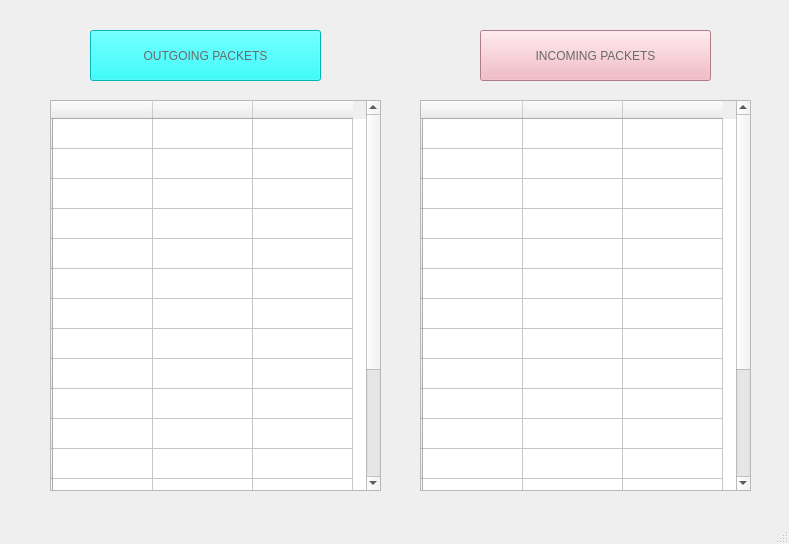
<?xml version="1.0" encoding="UTF-8"?>
<ui version="4.0">
 <class>PacketLogger</class>
 <widget class="QMainWindow" name="PacketLogger">
  <property name="geometry">
   <rect>
    <x>0</x>
    <y>0</y>
    <width>789</width>
    <height>544</height>
   </rect>
  </property>
  <property name="windowTitle">
   <string>MainWindow</string>
  </property>
  <widget class="QWidget" name="centralwidget">
   <widget class="QPushButton" name="simulation_button">
    <property name="geometry">
     <rect>
      <x>480</x>
      <y>30</y>
      <width>231</width>
      <height>51</height>
     </rect>
    </property>
    <property name="styleSheet">
     <string notr="true">background-color: rgb(242,172,185);
color: rgb(105, 105, 105);
font: 63 8pt &quot;Segoe UI Semibold&quot;;</string>
    </property>
    <property name="text">
     <string>INCOMING PACKETS</string>
    </property>
   </widget>
   <widget class="QPushButton" name="simulation_button_2">
    <property name="geometry">
     <rect>
      <x>90</x>
      <y>30</y>
      <width>231</width>
      <height>51</height>
     </rect>
    </property>
    <property name="styleSheet">
     <string notr="true">background-color: rgb(0, 255, 255);
color: rgb(105, 105, 105);
font: 63 8pt &quot;Segoe UI Semibold&quot;;</string>
    </property>
    <property name="text">
     <string>OUTGOING PACKETS</string>
    </property>
   </widget>
   <widget class="QTableWidget" name="tableWidget">
    <property name="geometry">
     <rect>
      <x>50</x>
      <y>100</y>
      <width>331</width>
      <height>391</height>
     </rect>
    </property>
    <row>
     <property name="text">
      <string/>
     </property>
    </row>
    <row>
     <property name="text">
      <string/>
     </property>
    </row>
    <row>
     <property name="text">
      <string/>
     </property>
    </row>
    <row>
     <property name="text">
      <string/>
     </property>
    </row>
    <row>
     <property name="text">
      <string/>
     </property>
    </row>
    <row>
     <property name="text">
      <string/>
     </property>
    </row>
    <row>
     <property name="text">
      <string/>
     </property>
    </row>
    <row>
     <property name="text">
      <string/>
     </property>
    </row>
    <row>
     <property name="text">
      <string/>
     </property>
    </row>
    <row>
     <property name="text">
      <string/>
     </property>
    </row>
    <row>
     <property name="text">
      <string/>
     </property>
    </row>
    <row>
     <property name="text">
      <string/>
     </property>
    </row>
    <row>
     <property name="text">
      <string/>
     </property>
    </row>
    <row>
     <property name="text">
      <string/>
     </property>
    </row>
    <row>
     <property name="text">
      <string/>
     </property>
    </row>
    <row>
     <property name="text">
      <string/>
     </property>
    </row>
    <row>
     <property name="text">
      <string/>
     </property>
    </row>
    <column>
     <property name="text">
      <string/>
     </property>
    </column>
    <column>
     <property name="text">
      <string/>
     </property>
    </column>
    <column>
     <property name="text">
      <string/>
     </property>
    </column>
   </widget>
   <widget class="QTableWidget" name="tableWidget_2">
    <property name="geometry">
     <rect>
      <x>420</x>
      <y>100</y>
      <width>331</width>
      <height>391</height>
     </rect>
    </property>
    <row>
     <property name="text">
      <string/>
     </property>
    </row>
    <row>
     <property name="text">
      <string/>
     </property>
    </row>
    <row>
     <property name="text">
      <string/>
     </property>
    </row>
    <row>
     <property name="text">
      <string/>
     </property>
    </row>
    <row>
     <property name="text">
      <string/>
     </property>
    </row>
    <row>
     <property name="text">
      <string/>
     </property>
    </row>
    <row>
     <property name="text">
      <string/>
     </property>
    </row>
    <row>
     <property name="text">
      <string/>
     </property>
    </row>
    <row>
     <property name="text">
      <string/>
     </property>
    </row>
    <row>
     <property name="text">
      <string/>
     </property>
    </row>
    <row>
     <property name="text">
      <string/>
     </property>
    </row>
    <row>
     <property name="text">
      <string/>
     </property>
    </row>
    <row>
     <property name="text">
      <string/>
     </property>
    </row>
    <row>
     <property name="text">
      <string/>
     </property>
    </row>
    <row>
     <property name="text">
      <string/>
     </property>
    </row>
    <row>
     <property name="text">
      <string/>
     </property>
    </row>
    <row>
     <property name="text">
      <string/>
     </property>
    </row>
    <column>
     <property name="text">
      <string/>
     </property>
    </column>
    <column>
     <property name="text">
      <string/>
     </property>
    </column>
    <column>
     <property name="text">
      <string/>
     </property>
    </column>
   </widget>
  </widget>
  <widget class="QMenuBar" name="menubar">
   <property name="geometry">
    <rect>
     <x>0</x>
     <y>0</y>
     <width>789</width>
     <height>22</height>
    </rect>
   </property>
  </widget>
  <widget class="QStatusBar" name="statusbar"/>
 </widget>
 <resources/>
 <connections/>
</ui>
